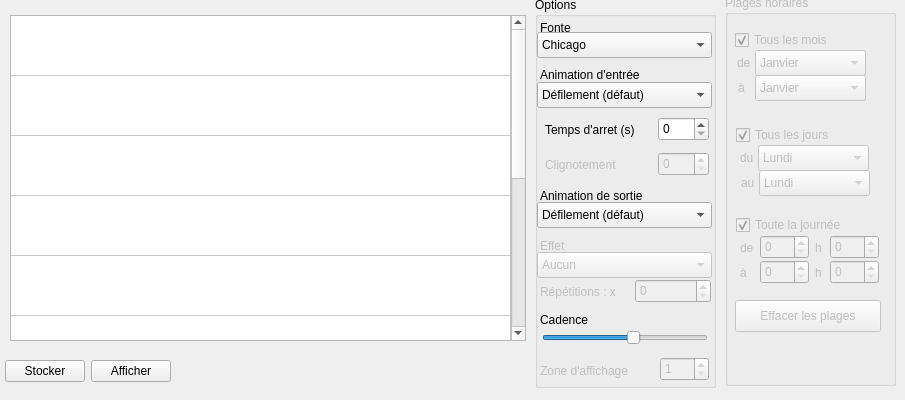
    <widget class="QWidget" name="journalTab">
     <attribute name="title">
      <string>Journal</string>
     </attribute>
     <widget class="QGroupBox" name="groupOptions">
      <property name="geometry">
       <rect>
        <x>535</x>
        <y>-3</y>
        <width>181</width>
        <height>391</height>
       </rect>
      </property>
      <property name="title">
       <string>Options</string>
      </property>
      <widget class="QSlider" name="animSpeed">
       <property name="geometry">
        <rect>
         <x>7</x>
         <y>330</y>
         <width>166</width>
         <height>22</height>
        </rect>
       </property>
       <property name="maximum">
        <number>9</number>
       </property>
       <property name="value">
        <number>5</number>
       </property>
       <property name="orientation">
        <enum>Qt::Horizontal</enum>
       </property>
      </widget>
      <widget class="QComboBox" name="inAnim">
       <property name="geometry">
        <rect>
         <x>2</x>
         <y>85</y>
         <width>175</width>
         <height>26</height>
        </rect>
       </property>
       <item>
        <property name="text">
         <string>Défilement (défaut)</string>
        </property>
       </item>
       <item>
        <property name="text">
         <string>Par la droite</string>
        </property>
       </item>
       <item>
        <property name="text">
         <string>Par la gauche</string>
        </property>
       </item>
       <item>
        <property name="text">
         <string>Par le haut</string>
        </property>
       </item>
       <item>
        <property name="text">
         <string>Par le bas</string>
        </property>
       </item>
       <item>
        <property name="text">
         <string>Par le centre</string>
        </property>
       </item>
       <item>
        <property name="text">
         <string>Par les extrémités</string>
        </property>
       </item>
       <item>
        <property name="text">
         <string>En rideau</string>
        </property>
       </item>
       <item>
        <property name="text">
         <string>Immédiat</string>
        </property>
       </item>
      </widget>
      <widget class="QComboBox" name="outAnim">
       <property name="geometry">
        <rect>
         <x>2</x>
         <y>205</y>
         <width>175</width>
         <height>26</height>
        </rect>
       </property>
       <property name="currentIndex">
        <number>0</number>
       </property>
       <item>
        <property name="text">
         <string>Défilement (défaut)</string>
        </property>
       </item>
       <item>
        <property name="text">
         <string>Par la droite</string>
        </property>
       </item>
       <item>
        <property name="text">
         <string>Par la gauche</string>
        </property>
       </item>
       <item>
        <property name="text">
         <string>Par le haut</string>
        </property>
       </item>
       <item>
        <property name="text">
         <string>Par le bas</string>
        </property>
       </item>
       <item>
        <property name="text">
         <string>Par le centre</string>
        </property>
       </item>
       <item>
        <property name="text">
         <string>Par les extrémités</string>
        </property>
       </item>
       <item>
        <property name="text">
         <string>En rideau</string>
        </property>
       </item>
       <item>
        <property name="text">
         <string>Immédiat</string>
        </property>
       </item>
      </widget>
      <widget class="QLabel" name="label_6">
       <property name="geometry">
        <rect>
         <x>5</x>
         <y>70</y>
         <width>169</width>
         <height>16</height>
        </rect>
       </property>
       <property name="text">
        <string>Animation d'entrée</string>
       </property>
      </widget>
      <widget class="QComboBox" name="font">
       <property name="geometry">
        <rect>
         <x>2</x>
         <y>35</y>
         <width>175</width>
         <height>26</height>
        </rect>
       </property>
       <item>
        <property name="text">
         <string>Chicago</string>
        </property>
       </item>
       <item>
        <property name="text">
         <string>Carré</string>
        </property>
       </item>
       <item>
        <property name="text">
         <string>Nord</string>
        </property>
       </item>
       <item>
        <property name="text">
         <string>Jeu étroit</string>
        </property>
       </item>
       <item>
        <property name="text">
         <string>Fleur</string>
        </property>
       </item>
       <item>
        <property name="text">
         <string>Chicago 2</string>
        </property>
       </item>
       <item>
        <property name="text">
         <string>Broadway</string>
        </property>
       </item>
       <item>
        <property name="text">
         <string>Chicago 3</string>
        </property>
       </item>
       <item>
        <property name="text">
         <string>Chicago 4</string>
        </property>
       </item>
       <item>
        <property name="text">
         <string>Chicago 5</string>
        </property>
       </item>
      </widget>
      <widget class="QLabel" name="label_7">
       <property name="geometry">
        <rect>
         <x>5</x>
         <y>190</y>
         <width>169</width>
         <height>17</height>
        </rect>
       </property>
       <property name="text">
        <string>Animation de sortie</string>
       </property>
      </widget>
      <widget class="QLabel" name="label_4">
       <property name="geometry">
        <rect>
         <x>5</x>
         <y>22</y>
         <width>169</width>
         <height>17</height>
        </rect>
       </property>
       <property name="text">
        <string>Fonte</string>
       </property>
      </widget>
      <widget class="QLabel" name="label_5">
       <property name="geometry">
        <rect>
         <x>5</x>
         <y>315</y>
         <width>169</width>
         <height>16</height>
        </rect>
       </property>
       <property name="text">
        <string>Cadence</string>
       </property>
      </widget>
      <widget class="QLabel" name="label_8">
       <property name="enabled">
        <bool>false</bool>
       </property>
       <property name="geometry">
        <rect>
         <x>5</x>
         <y>365</y>
         <width>111</width>
         <height>17</height>
        </rect>
       </property>
       <property name="text">
        <string>Zone d'affichage</string>
       </property>
      </widget>
      <widget class="QComboBox" name="effect">
       <property name="enabled">
        <bool>false</bool>
       </property>
       <property name="geometry">
        <rect>
         <x>2</x>
         <y>255</y>
         <width>175</width>
         <height>26</height>
        </rect>
       </property>
       <item>
        <property name="text">
         <string>Aucun</string>
        </property>
       </item>
       <item>
        <property name="text">
         <string>Négatif</string>
        </property>
       </item>
       <item>
        <property name="text">
         <string>Mirroir</string>
        </property>
       </item>
      </widget>
      <widget class="QLabel" name="label_10">
       <property name="enabled">
        <bool>false</bool>
       </property>
       <property name="geometry">
        <rect>
         <x>5</x>
         <y>240</y>
         <width>169</width>
         <height>17</height>
        </rect>
       </property>
       <property name="text">
        <string>Effet</string>
       </property>
      </widget>
      <widget class="QSpinBox" name="stopTime">
       <property name="geometry">
        <rect>
         <x>123</x>
         <y>120</y>
         <width>51</width>
         <height>24</height>
        </rect>
       </property>
      </widget>
      <widget class="QSpinBox" name="blinkTime">
       <property name="enabled">
        <bool>false</bool>
       </property>
       <property name="geometry">
        <rect>
         <x>123</x>
         <y>155</y>
         <width>51</width>
         <height>24</height>
        </rect>
       </property>
      </widget>
      <widget class="QLabel" name="label_11">
       <property name="geometry">
        <rect>
         <x>10</x>
         <y>125</y>
         <width>111</width>
         <height>16</height>
        </rect>
       </property>
       <property name="text">
        <string>Temps d'arret (s)</string>
       </property>
      </widget>
      <widget class="QLabel" name="label_12">
       <property name="enabled">
        <bool>false</bool>
       </property>
       <property name="geometry">
        <rect>
         <x>10</x>
         <y>160</y>
         <width>111</width>
         <height>16</height>
        </rect>
       </property>
       <property name="text">
        <string>Clignotement</string>
       </property>
      </widget>
      <widget class="QSpinBox" name="displayZoneNumber">
       <property name="enabled">
        <bool>false</bool>
       </property>
       <property name="geometry">
        <rect>
         <x>125</x>
         <y>360</y>
         <width>49</width>
         <height>24</height>
        </rect>
       </property>
       <property name="minimum">
        <number>1</number>
       </property>
       <property name="maximum">
        <number>4</number>
       </property>
      </widget>
      <widget class="QLabel" name="label_33">
       <property name="enabled">
        <bool>false</bool>
       </property>
       <property name="geometry">
        <rect>
         <x>5</x>
         <y>287</y>
         <width>96</width>
         <height>16</height>
        </rect>
       </property>
       <property name="text">
        <string>Répétitions : x </string>
       </property>
      </widget>
      <widget class="QSpinBox" name="repeat">
       <property name="enabled">
        <bool>false</bool>
       </property>
       <property name="geometry">
        <rect>
         <x>100</x>
         <y>282</y>
         <width>76</width>
         <height>24</height>
        </rect>
       </property>
      </widget>
     </widget>
     <widget class="QTableWidget" name="msgTable">
      <property name="enabled">
       <bool>true</bool>
      </property>
      <property name="geometry">
       <rect>
        <x>10</x>
        <y>15</y>
        <width>516</width>
        <height>326</height>
       </rect>
      </property>
      <property name="midLineWidth">
       <number>0</number>
      </property>
      <property name="autoScrollMargin">
       <number>16</number>
      </property>
      <property name="editTriggers">
       <set>QAbstractItemView::DoubleClicked</set>
      </property>
      <property name="dragDropOverwriteMode">
       <bool>false</bool>
      </property>
      <property name="alternatingRowColors">
       <bool>false</bool>
      </property>
      <property name="selectionMode">
       <enum>QAbstractItemView::SingleSelection</enum>
      </property>
      <property name="selectionBehavior">
       <enum>QAbstractItemView::SelectRows</enum>
      </property>
      <property name="showGrid">
       <bool>true</bool>
      </property>
      <property name="wordWrap">
       <bool>true</bool>
      </property>
      <property name="cornerButtonEnabled">
       <bool>true</bool>
      </property>
      <attribute name="horizontalHeaderVisible">
       <bool>false</bool>
      </attribute>
      <attribute name="horizontalHeaderCascadingSectionResizes">
       <bool>false</bool>
      </attribute>
      <attribute name="horizontalHeaderHighlightSections">
       <bool>false</bool>
      </attribute>
      <attribute name="horizontalHeaderShowSortIndicator" stdset="0">
       <bool>false</bool>
      </attribute>
      <attribute name="horizontalHeaderStretchLastSection">
       <bool>true</bool>
      </attribute>
      <attribute name="verticalHeaderVisible">
       <bool>false</bool>
      </attribute>
      <attribute name="verticalHeaderDefaultSectionSize">
       <number>60</number>
      </attribute>
      <attribute name="verticalHeaderHighlightSections">
       <bool>false</bool>
      </attribute>
      <attribute name="verticalHeaderMinimumSectionSize">
       <number>20</number>
      </attribute>
      <attribute name="verticalHeaderShowSortIndicator" stdset="0">
       <bool>false</bool>
      </attribute>
      <attribute name="verticalHeaderStretchLastSection">
       <bool>false</bool>
      </attribute>
      <row>
       <property name="text">
        <string>1</string>
       </property>
      </row>
      <row>
       <property name="text">
        <string>2</string>
       </property>
      </row>
      <row>
       <property name="text">
        <string>3</string>
       </property>
      </row>
      <row>
       <property name="text">
        <string>4</string>
       </property>
      </row>
      <row>
       <property name="text">
        <string>5</string>
       </property>
      </row>
      <row>
       <property name="text">
        <string>6</string>
       </property>
      </row>
      <row>
       <property name="text">
        <string>7</string>
       </property>
      </row>
      <row>
       <property name="text">
        <string>8</string>
       </property>
      </row>
      <row>
       <property name="text">
        <string>9</string>
       </property>
      </row>
      <row>
       <property name="text">
        <string>10</string>
       </property>
      </row>
      <column>
       <property name="text">
        <string>Message (1500 caractères max.)</string>
       </property>
      </column>
      <item row="0" column="0">
       <property name="text">
        <string/>
       </property>
      </item>
     </widget>
     <widget class="QGroupBox" name="groupPlanning">
      <property name="enabled">
       <bool>false</bool>
      </property>
      <property name="geometry">
       <rect>
        <x>725</x>
        <y>-5</y>
        <width>171</width>
        <height>391</height>
       </rect>
      </property>
      <property name="title">
       <string>Plages horaires</string>
      </property>
      <widget class="QSpinBox" name="fromMTime">
       <property name="geometry">
        <rect>
         <x>105</x>
         <y>240</y>
         <width>49</width>
         <height>24</height>
        </rect>
       </property>
       <property name="maximum">
        <number>59</number>
       </property>
      </widget>
      <widget class="QSpinBox" name="fromHTime">
       <property name="geometry">
        <rect>
         <x>35</x>
         <y>240</y>
         <width>49</width>
         <height>24</height>
        </rect>
       </property>
       <property name="maximum">
        <number>24</number>
       </property>
      </widget>
      <widget class="QSpinBox" name="toMTime">
       <property name="geometry">
        <rect>
         <x>105</x>
         <y>265</y>
         <width>49</width>
         <height>24</height>
        </rect>
       </property>
       <property name="maximum">
        <number>59</number>
       </property>
      </widget>
      <widget class="QCheckBox" name="timeSchedule">
       <property name="geometry">
        <rect>
         <x>11</x>
         <y>220</y>
         <width>131</width>
         <height>20</height>
        </rect>
       </property>
       <property name="text">
        <string>Toute la journée</string>
       </property>
       <property name="checked">
        <bool>true</bool>
       </property>
      </widget>
      <widget class="QLabel" name="label_26">
       <property name="geometry">
        <rect>
         <x>90</x>
         <y>245</y>
         <width>25</width>
         <height>16</height>
        </rect>
       </property>
       <property name="text">
        <string>h</string>
       </property>
      </widget>
      <widget class="QLabel" name="label_27">
       <property name="geometry">
        <rect>
         <x>15</x>
         <y>245</y>
         <width>25</width>
         <height>16</height>
        </rect>
       </property>
       <property name="text">
        <string>de</string>
       </property>
      </widget>
      <widget class="QLabel" name="label_29">
       <property name="geometry">
        <rect>
         <x>90</x>
         <y>270</y>
         <width>25</width>
         <height>16</height>
        </rect>
       </property>
       <property name="text">
        <string>h</string>
       </property>
      </widget>
      <widget class="QSpinBox" name="toHTime">
       <property name="geometry">
        <rect>
         <x>35</x>
         <y>265</y>
         <width>49</width>
         <height>24</height>
        </rect>
       </property>
       <property name="maximum">
        <number>24</number>
       </property>
      </widget>
      <widget class="QLabel" name="label_30">
       <property name="geometry">
        <rect>
         <x>15</x>
         <y>270</y>
         <width>25</width>
         <height>16</height>
        </rect>
       </property>
       <property name="text">
        <string>à</string>
       </property>
      </widget>
      <widget class="QCheckBox" name="daySchedule">
       <property name="geometry">
        <rect>
         <x>11</x>
         <y>130</y>
         <width>116</width>
         <height>20</height>
        </rect>
       </property>
       <property name="text">
        <string>Tous les jours</string>
       </property>
       <property name="checked">
        <bool>true</bool>
       </property>
      </widget>
      <widget class="QComboBox" name="fromDay">
       <property name="geometry">
        <rect>
         <x>33</x>
         <y>150</y>
         <width>111</width>
         <height>26</height>
        </rect>
       </property>
       <item>
        <property name="text">
         <string>Lundi</string>
        </property>
       </item>
       <item>
        <property name="text">
         <string>Mardi</string>
        </property>
       </item>
       <item>
        <property name="text">
         <string>Mercredi</string>
        </property>
       </item>
       <item>
        <property name="text">
         <string>Jeudi</string>
        </property>
       </item>
       <item>
        <property name="text">
         <string>Vendredi</string>
        </property>
       </item>
       <item>
        <property name="text">
         <string>Samedi</string>
        </property>
       </item>
       <item>
        <property name="text">
         <string>Dimanche</string>
        </property>
       </item>
      </widget>
      <widget class="QLabel" name="label_17">
       <property name="geometry">
        <rect>
         <x>16</x>
         <y>180</y>
         <width>21</width>
         <height>16</height>
        </rect>
       </property>
       <property name="text">
        <string>au</string>
       </property>
      </widget>
      <widget class="QComboBox" name="toDay">
       <property name="geometry">
        <rect>
         <x>34</x>
         <y>175</y>
         <width>111</width>
         <height>26</height>
        </rect>
       </property>
       <item>
        <property name="text">
         <string>Lundi</string>
        </property>
       </item>
       <item>
        <property name="text">
         <string>Mardi</string>
        </property>
       </item>
       <item>
        <property name="text">
         <string>Mercredi</string>
        </property>
       </item>
       <item>
        <property name="text">
         <string>Jeudi</string>
        </property>
       </item>
       <item>
        <property name="text">
         <string>Vendredi</string>
        </property>
       </item>
       <item>
        <property name="text">
         <string>Samedi</string>
        </property>
       </item>
       <item>
        <property name="text">
         <string>Dimanche</string>
        </property>
       </item>
      </widget>
      <widget class="QLabel" name="label_16">
       <property name="geometry">
        <rect>
         <x>15</x>
         <y>155</y>
         <width>25</width>
         <height>16</height>
        </rect>
       </property>
       <property name="text">
        <string>du</string>
       </property>
      </widget>
      <widget class="QLabel" name="label">
       <property name="geometry">
        <rect>
         <x>12</x>
         <y>60</y>
         <width>25</width>
         <height>16</height>
        </rect>
       </property>
       <property name="text">
        <string>de</string>
       </property>
      </widget>
      <widget class="QComboBox" name="fromMonth">
       <property name="enabled">
        <bool>false</bool>
       </property>
       <property name="geometry">
        <rect>
         <x>30</x>
         <y>55</y>
         <width>111</width>
         <height>26</height>
        </rect>
       </property>
       <item>
        <property name="text">
         <string>Janvier</string>
        </property>
       </item>
       <item>
        <property name="text">
         <string>Février</string>
        </property>
       </item>
       <item>
        <property name="text">
         <string>Mars</string>
        </property>
       </item>
       <item>
        <property name="text">
         <string>Avril</string>
        </property>
       </item>
       <item>
        <property name="text">
         <string>Mai</string>
        </property>
       </item>
       <item>
        <property name="text">
         <string>Juin</string>
        </property>
       </item>
       <item>
        <property name="text">
         <string>Août</string>
        </property>
       </item>
       <item>
        <property name="text">
         <string>Septembre</string>
        </property>
       </item>
       <item>
        <property name="text">
         <string>Octobre</string>
        </property>
       </item>
       <item>
        <property name="text">
         <string>Novembre</string>
        </property>
       </item>
       <item>
        <property name="text">
         <string>Décembre</string>
        </property>
       </item>
      </widget>
      <widget class="QComboBox" name="toMonth">
       <property name="geometry">
        <rect>
         <x>30</x>
         <y>80</y>
         <width>111</width>
         <height>26</height>
        </rect>
       </property>
       <item>
        <property name="text">
         <string>Janvier</string>
        </property>
       </item>
       <item>
        <property name="text">
         <string>Février</string>
        </property>
       </item>
       <item>
        <property name="text">
         <string>Mars</string>
        </property>
       </item>
       <item>
        <property name="text">
         <string>Avril</string>
        </property>
       </item>
       <item>
        <property name="text">
         <string>Mai</string>
        </property>
       </item>
       <item>
        <property name="text">
         <string>Juin</string>
        </property>
       </item>
       <item>
        <property name="text">
         <string>Août</string>
        </property>
       </item>
       <item>
        <property name="text">
         <string>Septembre</string>
        </property>
       </item>
       <item>
        <property name="text">
         <string>Octobre</string>
        </property>
       </item>
       <item>
        <property name="text">
         <string>Novembre</string>
        </property>
       </item>
       <item>
        <property name="text">
         <string>Décembre</string>
        </property>
       </item>
      </widget>
      <widget class="QLabel" name="label_2">
       <property name="geometry">
        <rect>
         <x>13</x>
         <y>85</y>
         <width>21</width>
         <height>16</height>
        </rect>
       </property>
       <property name="text">
        <string>à</string>
       </property>
      </widget>
      <widget class="QCheckBox" name="monthSchedule">
       <property name="geometry">
        <rect>
         <x>10</x>
         <y>35</y>
         <width>116</width>
         <height>20</height>
        </rect>
       </property>
       <property name="text">
        <string>Tous les mois</string>
       </property>
       <property name="checked">
        <bool>true</bool>
       </property>
      </widget>
      <widget class="QPushButton" name="clearSchedule">
       <property name="geometry">
        <rect>
         <x>10</x>
         <y>305</y>
         <width>146</width>
         <height>32</height>
        </rect>
       </property>
       <property name="text">
        <string>Effacer les plages</string>
       </property>
      </widget>
     </widget>
     <widget class="QWidget" name="layoutWidget">
      <property name="geometry">
       <rect>
        <x>5</x>
        <y>355</y>
        <width>521</width>
        <height>32</height>
       </rect>
      </property>
      <layout class="QHBoxLayout" name="horizontalLayout">
       <item>
        <widget class="QPushButton" name="save">
         <property name="text">
          <string>Stocker</string>
         </property>
        </widget>
       </item>
       <item>
        <widget class="QPushButton" name="display">
         <property name="text">
          <string>Afficher</string>
         </property>
        </widget>
       </item>
       <item>
        <spacer name="horizontalSpacer">
         <property name="orientation">
          <enum>Qt::Horizontal</enum>
         </property>
         <property name="sizeHint" stdset="0">
          <size>
           <width>40</width>
           <height>20</height>
          </size>
         </property>
        </spacer>
       </item>
      </layout>
     </widget>
    </widget>
